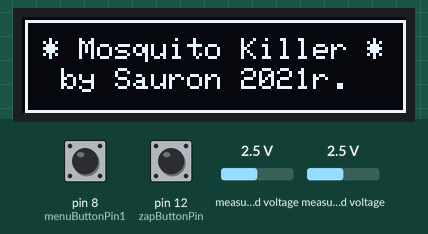
Simulated run of this sketch. Board: Arduino Uno, built with avr-gcc and run on an emulated ATmega328P. On the bench: 128×32 one-colour display. The test bench sets the inputs (shaded band); at power-on: pin 12 (zapButtonPin) HIGH, pin 8 (menuButtonPin1) HIGH, measured voltage 2.5 V. Random numbers use the default seed unless the sketch sets one; EEPROM starts erased; the audio player accepts every command and is not drawn; what the sketch prints to the serial monitor is not drawn.

Above: at 3.0 s.
3.1 s: pin 12 (zapButtonPin) pulled LOW for 0.15 s
At 4.2 s:
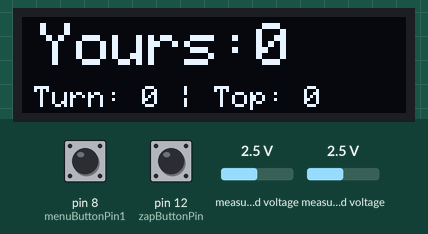
5.4 s: pin 8 (menuButtonPin1) pulled LOW for 0.15 s
At 5.9 s:
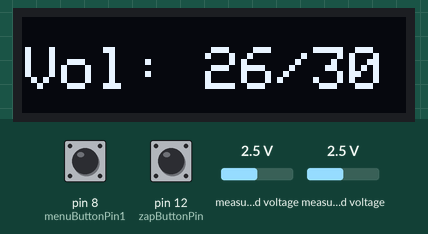
7.0 s: pin 8 (menuButtonPin1) pulled LOW for 1 s
At 9.1 s:
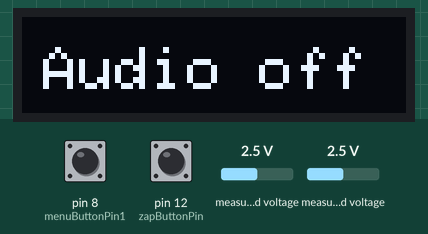
9.5 s: pin 8 (menuButtonPin1) pulled LOW for 0.15 s
At 10.2 s:
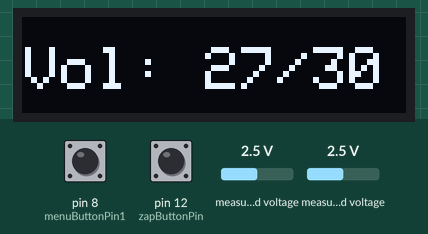
11.1 s: pin 8 (menuButtonPin1) pulled LOW for 3.2 s
At 12.2 s:
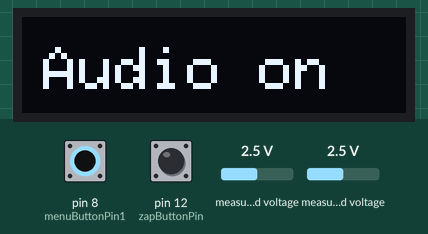
15.8 s: pin 12 (zapButtonPin) pulled LOW for 1 s
At 16.2 s:
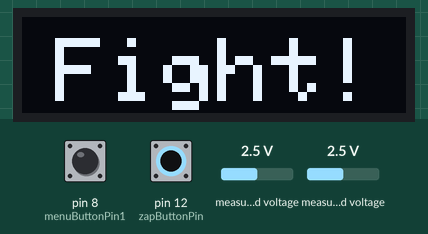
Timing chart, 0 to 18.8 s (numbered marks = the images above; inputs shaded):
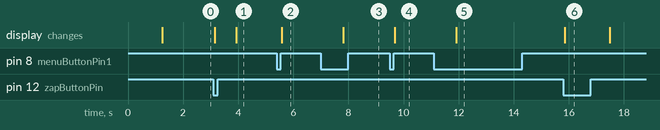

The sketch:

MosquitoKiller.ino
```cpp
/*
** Mosquit Killer v1.0 app for Aruino and handheld electric bug killers
** Last update: 2021.06.27
** by Adrian (Sauron) Siemieniak
*/
#include <Adafruit_ADS1X15.h>
#include <Adafruit_SSD1306.h>
#include "SoftwareSerial.h"
#include "DFRobotDFPlayerMini.h"
#include <EEPROM.h>

SoftwareSerial mySoftwareSerial(10, 9); // RX, TX
const byte zapButtonPin = 12;  // ping where we read zap enable button
const byte menuButtonPin1 = 8; // menu button pin
bool cur_zap_butt_state;       // zap button on/off state

DFRobotDFPlayerMini myDFPlayer;
void printDetail(uint8_t type, int value);
const uint8_t mp3_1 = 20; // (+1) start
const uint8_t mp3_2 = 17; // (+1) stop
const uint8_t mp3_3 = 7;  // (+1) victory
const uint8_t mp3_4 = 7;  // (+1) combo sound
const uint8_t mp3_5 = 10; // (+1) go on and move your ass sounds (when there is no killing)

uint8_t volume=25;        // volume level
const byte kill_sound_cnt = 12;  // how often should hear kill sound (random(kill_sound_cnt))
// Adafruit_ADS1115 ads;  /* Use this for the 16-bit version */
Adafruit_ADS1015 ads;     /* Use this for the 12-bit version */

const uint16_t zap_button_grace_period = 600;  // if you release and press zap button in less then 0,6s (600ms), it still be counted as the same player and no sound will be played.
                                                // this is because often new people don't hold this button to firm and release it slightly (unless it's what I've observed)
uint32_t zap_button_delayed_off = 0;


const uint16_t menu_button_short = 800; // how long (ms) is short press, everything above is long press
uint32_t menu_button_time = 0;  // when was last time menu button was pressed (to count long/short presses)

uint16_t mosq_kills = 0;
uint16_t high_score = 0;
uint16_t session_high_score = 0;

uint8_t next_kill_audio = 0;
const uint16_t kill_grace_period = 700;  // Kill will be counted only every 0,7+s
const uint16_t kill_combo_threshold = 1500;  // window where next kill is counted for combo
uint8_t kombo_kill_count = 0; // how much killed in a row
uint32_t last_kill = millis();

uint32_t next_sentence = 0;  // if "player" is doing nothing, play something, but not too often

const uint32_t min_delay_for_sentence = 60000;  // Some minimal delay, like 60s
const uint32_t max_delay_for_sentence = 1200000; // And maximum delay - like 20min

/*
 * Preferences (kind off ;) )
*/
bool prefs_audio = 1; // audio on/off
int eeprom_cell = 30;
const uint16_t eeprom_code = 22345;   // this is awkward way to find out if this is the first run at all, put here unique value in range 0...65535


#define SCREEN_WIDTH 128 // OLED display width, in pixels
#define SCREEN_HEIGHT 32 // OLED display height, in pixels

// Declaration for an SSD1306 display connected to I2C (SDA, SCL pins)
// The pins for I2C are defined by the Wire-library.
// On an arduino UNO:       A4(SDA), A5(SCL)
// On an arduino MEGA 2560: 20(SDA), 21(SCL)
// On an arduino LEONARDO:   2(SDA),  3(SCL), ...
#define OLED_RESET     4 // Reset pin # (or -1 if sharing Arduino reset pin)
#define SCREEN_ADDRESS 0x3C ///< See datasheet for Address; 0x3D for 128x64, 0x3C for 128x32
Adafruit_SSD1306 display(SCREEN_WIDTH, SCREEN_HEIGHT, &Wire, OLED_RESET);

int16_t max_val=10; // max voltage value (not in volts) - reset after each hit
int16_t total_max_val=10;  // max value total - to measure charging

// Record top score in eeprom
void remember_score(){

  if(mosq_kills > high_score){
    high_score=mosq_kills;
    EEPROM.put(eeprom_cell+10, high_score);
    EEPROM.put(eeprom_cell+12, prefs_audio);
    EEPROM.put(eeprom_cell+14, volume);
  }
}

// Restore top score from eeprom
void restore_score(){
uint16_t ee_tmp=0;

  if(!high_score){
    EEPROM.get(eeprom_cell,ee_tmp);
    if(ee_tmp==eeprom_code){  // it's not the first run - restore high score
      Serial.println("Restoring eeprom");
      Serial.print(" eeprom code was: ");Serial.println(ee_tmp);
      EEPROM.get(eeprom_cell+10, high_score);
      Serial.print(" High score value: "); Serial.println(high_score);
      EEPROM.get(eeprom_cell+12, prefs_audio);
      EEPROM.get(eeprom_cell+14, volume);
    }else{      // it's the first run - initialize code and remember zero as high score
      Serial.println("Initializing eeprom - first run");
      Serial.print(" eeprom code was:"); Serial.println(ee_tmp);
      EEPROM.put(eeprom_cell,eeprom_code);

      high_score=mosq_kills=0;
      EEPROM.put(eeprom_cell+10, high_score);
      EEPROM.put(eeprom_cell+12, prefs_audio);
      EEPROM.put(eeprom_cell+14, volume);
      //remember_score();
    }
  }
}

// Zap button disabled
void power_off(){
static bool first=1;

  Serial.println("Power OFF :(");
  max_val=10;
  zap_button_delayed_off=0;

  remember_score();

  display.clearDisplay();
  if(mosq_kills==high_score && high_score>0){
    if(first){  // play highscore audio only once for a session
      if(prefs_audio) myDFPlayer.playFolder(6,50);
      first=0;
    }
    display.setTextSize(2);
    display.setCursor(4,1);
    display.print("Highscore!");
    display.setCursor(16,18);
    display.print(high_score);
    display.print(" kills");
  }else{
    if(prefs_audio) myDFPlayer.playFolder(2,random(mp3_2));
    display.setTextSize(2);
    display.setCursor(6,2);
    display.print("Yours:");
    display.println(mosq_kills);
    display.setCursor(4,23);
    display.setTextSize(1);
    display.print("Turn: ");
    display.print(session_high_score);
    display.print(" | Top: ");
    display.print(high_score);
  }
  display.display();
  mosq_kills=0;   // reset counter
}


// Zap button enabled
void power_on(){
  Serial.println("Power ON!");

  if(!zap_button_delayed_off && prefs_audio) myDFPlayer.playFolder(1,random(mp3_1));

  display.clearDisplay();
  display.setTextSize(3);
  display.setCursor(11,7);
  display.println("Fight!");
  display.display();
}


// Menu short press
void menu_short_press(){

  Serial.println("Short press");
  display.clearDisplay();
  display.setTextSize(2);
  display.setCursor(1,10);
  if(volume>29) volume=1;
  else volume++;

  myDFPlayer.volume(volume);

  display.print("Vol: ");
  display.print(volume);
  display.println("/30");
  display.display();
}

// Process long press
void menu_long_press(){
  Serial.println("Long press");
  prefs_audio=!prefs_audio;
  display.clearDisplay();
  display.setTextSize(2);
  display.setCursor(7,10);
  if(prefs_audio) display.println("Audio on");
  else display.println("Audio off");
  display.display();
  EEPROM.put(eeprom_cell+12, prefs_audio);
  EEPROM.put(eeprom_cell+14, volume);
}

// Process menu button(s)
void check_menu(){
static bool long_press=0;
bool cur_menu_butt1_state;

  cur_menu_butt1_state = digitalRead(menuButtonPin1);
  //Serial.println(cur_menu_butt1_state); delay(100);
  if(cur_menu_butt1_state){   // button not pressed or released
    if(menu_button_time!=0){  // button released
      if(!long_press){  // short press
        menu_short_press();
      }else long_press=0;
      delay(100); // poors man debounce ;)
      menu_button_time=0;
    }
    return;
  }else{  // button pressed
    if(menu_button_time==0 && !long_press) menu_button_time=millis();
    else if(menu_button_time+menu_button_short<millis() && !long_press){ // long press
      menu_long_press();
      delay(100); // poors man debounce ;)
      long_press=1;  // so we will have not next long press, until button release
    }
  }
}


void display_kills(){
  display.clearDisplay();
  display.setTextSize(2);
  display.setCursor(1,2);
  display.print("Kills: ");
  display.println(mosq_kills);
  display.setTextSize(1);
  display.setCursor(4,23);
  display.print("Turn: ");
  display.print(session_high_score);
  display.print(" | Top: ");
  display.print(high_score);
  display.display();
//  Serial.print("audio:");
//  Serial.println(next_kill_audio);
  if(next_kill_audio<mosq_kills){
    if(prefs_audio) myDFPlayer.playFolder(3,random(mp3_3));
    next_kill_audio+=random(3,kill_sound_cnt);
  }
//  Serial.print(" naudio:");
//  Serial.println(next_kill_audio);
}


// Process mosquito kill
void kill_mosquito(){
uint32_t new_kill=millis();

  mosq_kills++;
  if(last_kill+kill_combo_threshold>new_kill){  // check if we have a combo?
    kombo_kill_count++;
    next_kill_audio++;  // to not double combo sound with standard sound
    Serial.print("Kombo kill: "); Serial.println(kombo_kill_count);
    if(kombo_kill_count<mp3_4)
      if(prefs_audio) myDFPlayer.playFolder(4,kombo_kill_count);
  }else{
    kombo_kill_count=0;
  }
  if (mosq_kills>session_high_score) session_high_score=mosq_kills;  // session high score
  display_kills();
  last_kill = new_kill;
}


// Check if the power button is pressed and debounce it
bool check_zap_button(){
static bool old_zap_butt_state = 0;
static uint8_t zap_butt_hist = 0, zap_butt_cnt = 0;

  cur_zap_butt_state = !digitalRead(zapButtonPin);  // invert, because we have changed to PULLUP with transistor

  //Serial.println(cur_zap_butt_state);
  //delay(100);


// If the button state has changed - work on it's history
  if(cur_zap_butt_state != old_zap_butt_state && zap_butt_cnt==0){
    zap_butt_hist=(byte)cur_zap_butt_state;
    zap_butt_cnt=1;
    //Serial.println("Start debounce");
    return old_zap_butt_state;
  }

// We are debouncing...
  if(zap_butt_cnt>0){
    if(zap_butt_cnt>10){    // finish debounce
      if(zap_butt_hist<4){
        cur_zap_butt_state=0;
        zap_butt_cnt=0;
      }else if(zap_butt_hist>6){
        cur_zap_butt_state=1;
        zap_butt_cnt=0;
      }else{ // debounce failed
        zap_butt_cnt=1;
        zap_butt_hist=(byte)cur_zap_butt_state;
        return old_zap_butt_state;  // return previous value until manage to debounce
      }
    }else{
      zap_butt_hist+=cur_zap_butt_state;
      zap_butt_cnt++;
      return old_zap_butt_state;  // return previous value until we debounce
    }
  }


  if(cur_zap_butt_state>old_zap_butt_state){
    power_on();
    zap_button_delayed_off=0; // zero potential delayed off
  }else if(cur_zap_butt_state<old_zap_butt_state){
    // power_off(); // now we wait zap_button_grace_period - perhaps player will change his mind
    zap_button_delayed_off=millis()+zap_button_grace_period; // remember last change
  }
  old_zap_butt_state=cur_zap_butt_state;

  return old_zap_butt_state;
}


// Check timeout for sentence and play it
void check_sentence(){
  if(millis()<next_sentence) return;
  next_sentence=millis()+random(min_delay_for_sentence,max_delay_for_sentence);
  if(prefs_audio && !cur_zap_butt_state) myDFPlayer.playFolder(5,random(mp3_5));
  Serial.println("Audi sentence played!");
  Serial.print(" Now is: "); Serial.println(millis());
  Serial.print(" Next sentence millis: "); Serial.println(next_sentence);
  Serial.print(" Next sentence seconds: "); Serial.println((int)((next_sentence-millis())/1000));
}


/*
** Initialize all stuff - arduino style
*/
void setup(void){

  delay(1200); // this is to make my nano boot from external power (https://forum.arduino.cc/t/nano-requires-manual-reset-when-not-connected-to-computer/495587/15)
  Serial.begin(115200);
  Serial.println("Fight!");
  randomSeed(analogRead(0));
  next_kill_audio = random(1,kill_sound_cnt);

  pinMode(menuButtonPin1, INPUT_PULLUP);

  mySoftwareSerial.begin(9600);

  display.begin(SSD1306_SWITCHCAPVCC,0x3C);
  display.clearDisplay();
  display.setTextSize(1.6);
  display.setTextColor(WHITE);
  display.drawRect(1, 1, 127, 31, WHITE);
  display.setCursor(7,7);
  display.println("* Mosquito Killer *");
  display.setCursor(13,17);
  display.println("by Sauron 2021r.");
  display.display();

  if (!myDFPlayer.begin(mySoftwareSerial)) {  //Use softwareSerial to communicate with mp3.
    Serial.println(F("Unable to begin:"));
    Serial.println(F("1.Please recheck the connection!"));
    Serial.println(F("2.Please insert the SD card!"));
//    while(true){
//      delay(0); // Code to compatible with ESP8266 watch dog.
//    }
  }
  Serial.println(F("DFPlayer Mini online."));
  restore_score();
  myDFPlayer.volume(volume);  //Set volume value. From 0 to 30
  if(prefs_audio) myDFPlayer.playFolder(6,1);

  pinMode(zapButtonPin, INPUT_PULLUP);

  Serial.println("Getting differential reading from AIN0 (P) and AIN1 (N)");
  Serial.println("ADC Range: 1x gain   +/- 4.096V  1 bit = 2mV      0.125mV");
  ads.setGain(GAIN_ONE);
  ads.begin();

  next_sentence=millis()+random(min_delay_for_sentence,max_delay_for_sentence);  // set the next play sentence
}


void loop(void){
static byte count=0;
int16_t results;

  if(zap_button_delayed_off && zap_button_delayed_off<millis()){    // delayed off
    power_off();
  }
  check_menu();
  check_sentence();

  if(!check_zap_button()) return; // if the zap button is not pressed - we no need to go further

  /* Be sure to update this value based on the IC and the gain settings! */
  float   multiplier = 3.0F;    /* ADS1015 @ +/- 6.144V gain (12-bit results) */
  //float multiplier = 0.1875F; /* ADS1115  @ +/- 6.144V gain (16-bit results) */

  results = ads.readADC_Differential_0_1();
/*  if(count>20){
    Serial.print("Differential: "); Serial.print(results); Serial.print("("); Serial.print(results * multiplier); Serial.println("mV)"); delay(100);
    count=0;
  }else count++;
*/
  if(results>max_val){
    max_val=results;
    //Serial.print(".. setting new max"); Serial.println(max_val);
    //delay(100);
    if(max_val>total_max_val) total_max_val=max_val;
  }

  if(results<(max_val*0.5) && max_val>100){ // we have discharge
    Serial.println("Discharge!");
    if((last_kill+kill_grace_period)<millis()){  // if we pass grace perdiod (not a chain discharge)
      Serial.print("Kill! maxV:"); Serial.print(max_val); Serial.print(" res:"); Serial.print(results); Serial.print("("); Serial.print(results * multiplier); Serial.println("mV)");
      kill_mosquito();
    }
    max_val=results;  // despite if it's chain or not - we update current voltage value
  }
}
```

Measured:
- after the input at 3.1 s, the display: first changes at once (image 1 shows a later state)
- after the input at 5.4 s, the display: changes after 0.17 s (image 2)
- after the input at 7.0 s, the display: changes after 0.82 s (image 3)
- after the input at 9.5 s, the display: changes after 0.17 s (image 4)
- after the input at 11.1 s, the display: changes after 0.82 s (image 5)
- after the input at 15.8 s, the display: changes at once (image 6)
